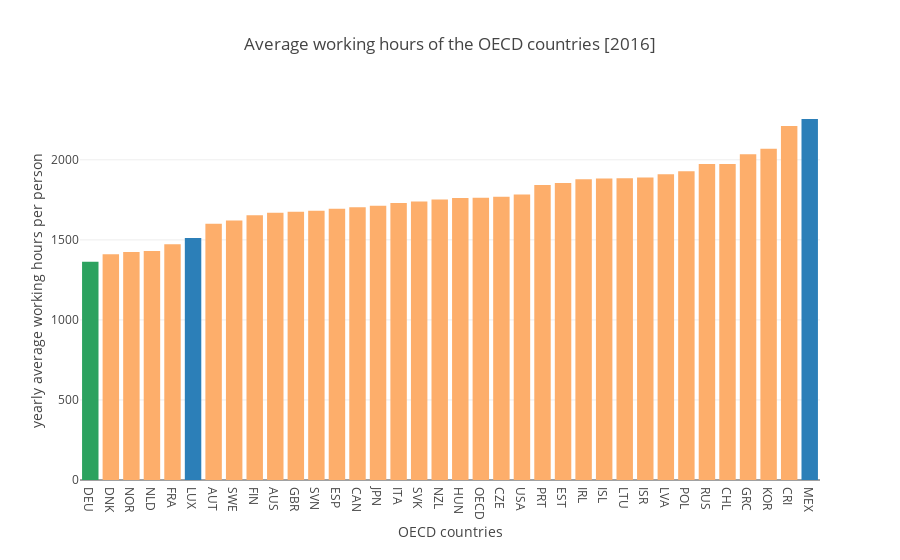

Write notebook code for a chart like this one.
### Code cell
#Create bar chart
color=np.array(['rgb(253,174,107)']*whours16.shape[0])
color[whours16.median()==whours16.values]='rgb(44,127,184)'
color[whours16.index=='DEU']='rgb(44,162,95)'
color[whours16.max()==whours16.values] ='rgb(44,127,184)'
color[whours16.index=='LUX'] = 'rgb(44,127,184)'

data = [go.Bar(
            x=whours16.index,
            y=whours16.values,
            marker=dict(
                color=color.tolist())
)]

layout = go.Layout(
    title='Average working hours of the OECD countries [2016]',
    xaxis = dict(title='OECD countries'), 
    yaxis = dict(title='yearly average working hours per person')
)

fig = go.Figure(data=data, layout=layout)

iplot(fig)

### Figure 1 — Plotly figure (JSON) as saved in the notebook; plotly's stock layout.template omitted (floating-point values rounded to 4 significant figures)
{"data": [{"marker": {"color": ["rgb(44,162,95)", "rgb(253,174,107)", "rgb(253,174,107)", "rgb(253,174,107)", "rgb(253,174,107)", "rgb(44,127,184)", "rgb(253,174,107)", "rgb(253,174,107)", "rgb(253,174,107)", "rgb(253,174,107)", "rgb(253,174,107)", "rgb(253,174,107)", "rgb(253,174,107)", "rgb(253,174,107)", "rgb(253,174,107)", "rgb(253,174,107)", "rgb(253,174,107)", "rgb(253,174,107)", "rgb(253,174,107)", "rgb(253,174,107)", "rgb(253,174,107)", "rgb(253,174,107)", "rgb(253,174,107)", "rgb(253,174,107)", "rgb(253,174,107)", "rgb(253,174,107)", "rgb(253,174,107)", "rgb(253,174,107)", "rgb(253,174,107)", "rgb(253,174,107)", "rgb(253,174,107)", "rgb(253,174,107)", "rgb(253,174,107)", "rgb(253,174,107)", "rgb(253,174,107)", "rgb(44,127,184)"]}, "type": "bar", "x": ["DEU", "DNK", "NOR", "NLD", "FRA", "LUX", "AUT", "SWE", "FIN", "AUS", "GBR", "SVN", "ESP", "CAN", "JPN", "ITA", "SVK", "NZL", "HUN", "OECD", "CZE", "USA", "PRT", "EST", "IRL", "ISL", "LTU", "ISR", "LVA", "POL", "RUS", "CHL", "GRC", "KOR", "CRI", "MEX"], "y": [1363, 1410, 1424, 1430, 1472, 1512, 1601, 1621, 1653, 1669, 1676, 1682, 1695, 1703, 1713, 1730, 1740, 1752, 1761, 1763, 1770, 1783, 1842, 1855, 1879, 1883, 1885, 1889, 1910, 1928, 1974, 1974, 2035, 2069, 2212, 2255]}], "layout": {"title": "Average working hours of the OECD countries [2016]", "xaxis": {"title": "OECD countries"}, "yaxis": {"title": "yearly average working hours per person"}}}
